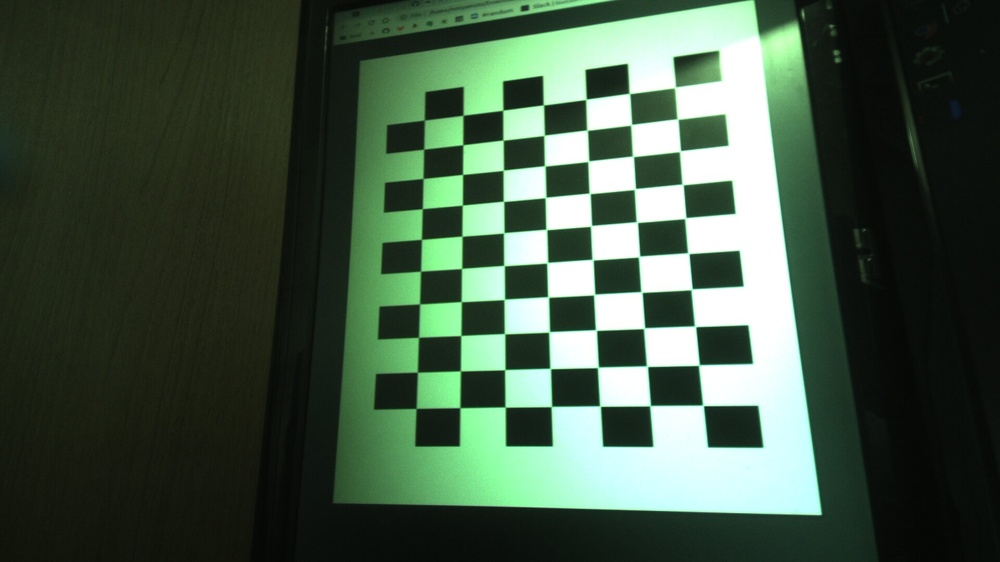
#> input picture calib_images_right/calib_0.jpg, 1000 x 562 px, shrunk from 1920 x 1080 before the run; its folder holds only this picture in this run
$ python calibrate_camera.py
#> lines starting #> are read from the running program, lines starting #| are printed output that depends on the picture; long printed decimals are rounded
import cv2
import numpy as np
import glob

square_size = 2.2      # rect size [cm]
pattern_size = (10, 7)

pattern_points = np.zeros( (np.prod(pattern_size), 3), np.float32 )
pattern_points[:,:2] = np.indices(pattern_size).T.reshape(-1, 2)
pattern_points *= square_size
objpoints = []
imgpoints = []
criteria = (cv2.TERM_CRITERIA_EPS + cv2.TERM_CRITERIA_MAX_ITER, 30, 0.001)

# path of calibration images
#images = files =glob.glob("./calib_images_left/*.jpg")
images = files =glob.glob("./calib_images_right/*.jpg")

def main():
    # extract corners from chess board images
    for image in images:
        # show filename
        print(image)

        # load images
        bgr = cv2.imread(image, cv2.IMREAD_COLOR)
#> bgr is the input picture: shape (562, 1000, 3); mean B, G, R 69, 86.7, 67.2
        gray = cv2.cvtColor(bgr, cv2.COLOR_BGR2GRAY)
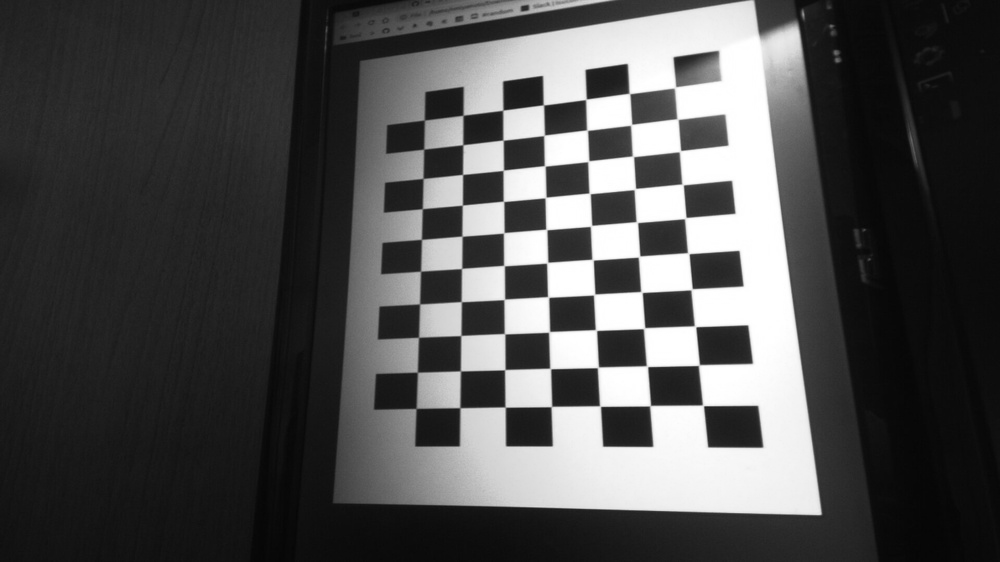
#> gray: shape (562, 1000); min 5, max 255, mean 78.9

        # find corner from chessboard
        ret, corners = cv2.findChessboardCorners(gray, pattern_size, None)
#> ret = True; corners = 70 rows, first 8: [674.9, 87.47], [677.4, 119.2], [680.1, 151], [682.8, 184.7], [685.7, 217.7], [688.7, 253.7], [691.7, 289.1], [695.9, 326.7]

        if ret == True:
            print("corner detected!!!")
            corners2 = cv2.cornerSubPix(gray,corners,(11,11),(-1,-1),criteria)
#> corners2 = 70 rows, first 8: [675.1, 87.5], [677.5, 119.1], [680, 151.2], [682.6, 184.4], [685.4, 218.1], [688.3, 253.2], [691.6, 289.3], [695.1, 326.3]

            # Draw and display the corners
            img = cv2.drawChessboardCorners(bgr, pattern_size, corners2,ret)
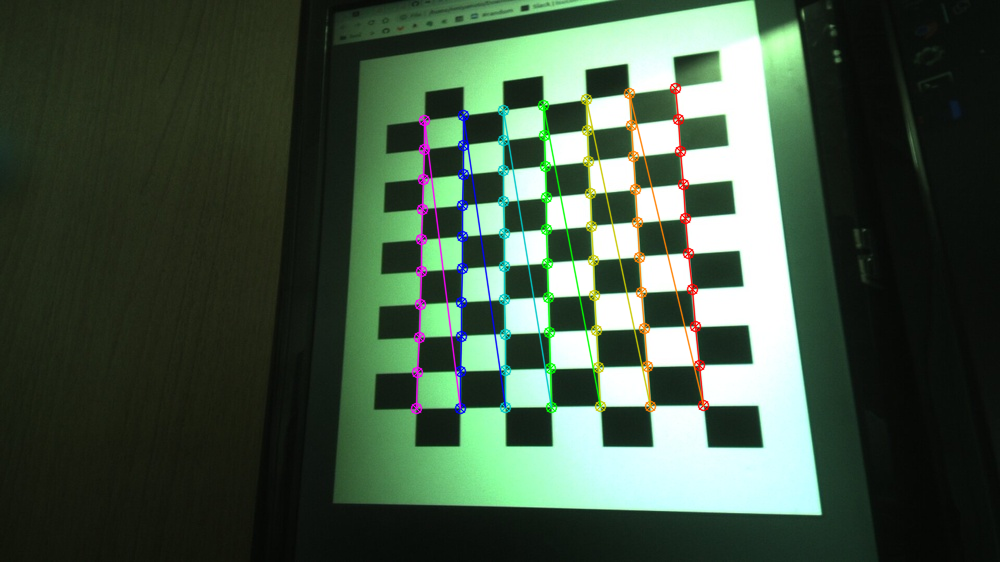
#> img: shape (562, 1000, 3); mean B, G, R 68.5, 85.9, 67.3
            cv2.imshow('img',img)
            cv2.waitKey(0)

            imgpoints.append(corners.reshape(-1, 2))
            objpoints.append(pattern_points)

    # calibrate camera parameters
    ret, mtx, dist, rvecs, tvecs = cv2.calibrateCamera(objpoints, imgpoints, gray.shape[::-1], None, None)
#> ret = 0.186; mtx = [[849.2, 0, 475.9], [0, 651.5, 264.3], [0, 0, 1]]; dist = [[0.0324, 2.12, 0.00111, -0.0061, -10.97]]; rvecs = ([0.0406, 0.468, 1.5],); tvecs = ([9.74, -11.24, 41.93],)

    # save camera parameters
    np.save("mtx", mtx)
    np.save("dist", dist.ravel())

    # show parameters
    print("RMS = ", ret)
#| RMS =  0.1861
    print("mtx = \n", mtx)
#| mtx =
#|  [[849.244   0.         475.878]
#|  [  0.         651.524  264.292]
#|  [  0.           0.           1.        ]]
    print("dist = ", dist.ravel())
#| dist =  [ 3.23602661e-02  2.11966415e+00  1.11295613e-03 -6.10089460e-03
#|  -1.09681503e+01]

    cv2.destroyAllWindows()


if __name__ == '__main__':
    main()

$ run again, on calib_images_right/calib_4.jpg
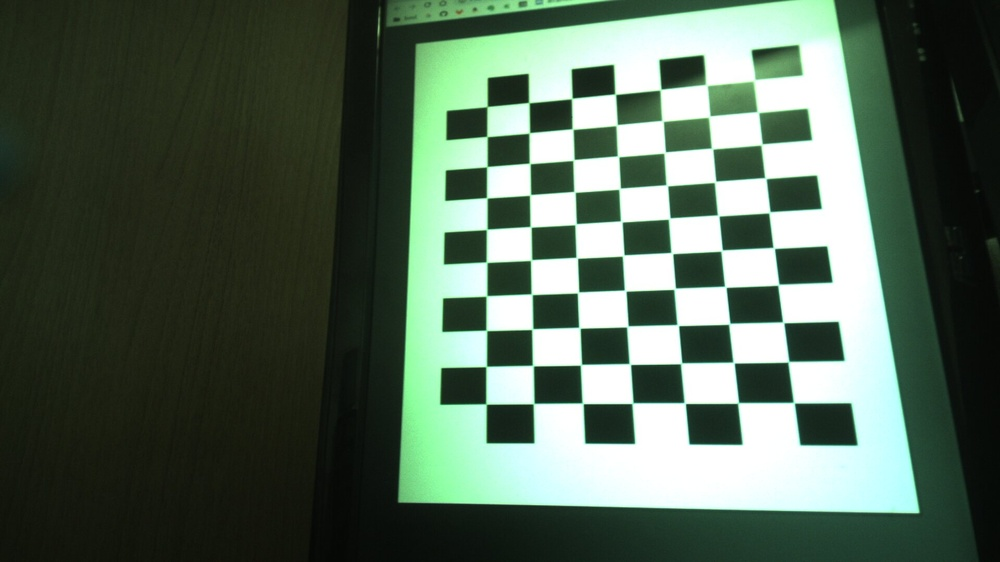
#> input picture calib_images_right/calib_4.jpg, 1000 x 562 px, shrunk from 1920 x 1080 before the run
#> in main, bgr is the input picture: shape (562, 1000, 3); mean B, G, R 87, 102.4, 84.6
#> in main, `gray = cv2.cvtColor(bgr, cv2.COLOR_BGR2GRAY)`:
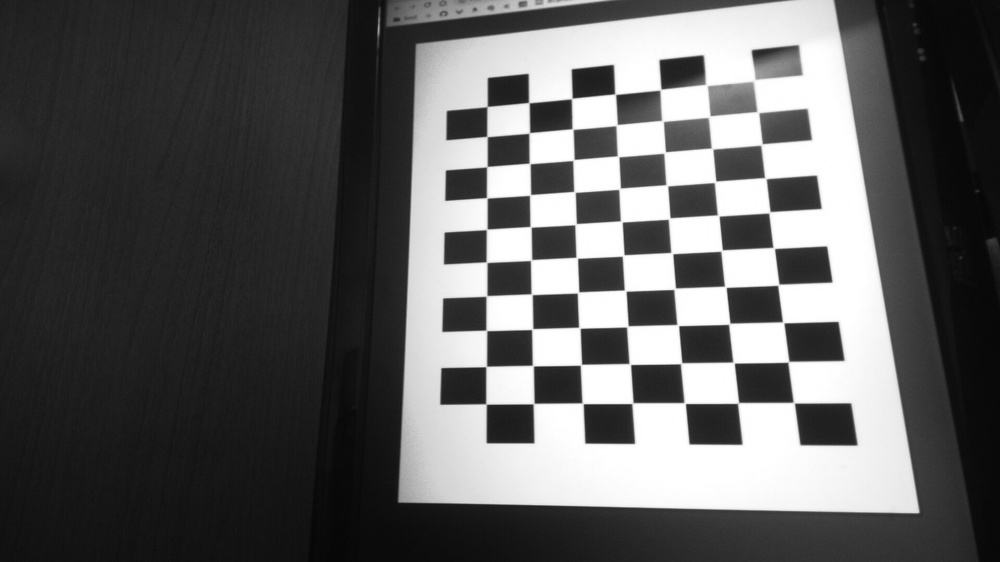
#> gray: shape (562, 1000); min 5, max 255, mean 95.3
#> in main, `ret, corners = cv2.findChessboardCorners(gray, pattern_size, None)`: ret = True; corners = 70 rows, first 8: [753.9, 80.11], [757.7, 112.2], [761.7, 144.5], [765.6, 178.4], [769.5, 212.3], [774, 247.9], [778.5, 284.7], [783.4, 322.7]
#> corners2 = 70 rows, first 8: [754, 80.42], [758.1, 112.2], [761.5, 144.5], [765.5, 178.2], [769.4, 212.3], [773.7, 247.9], [778.3, 284.7], [783.2, 322.4]
#> in main, `img = cv2.drawChessboardCorners(bgr, pattern_size, corners2,ret)`:
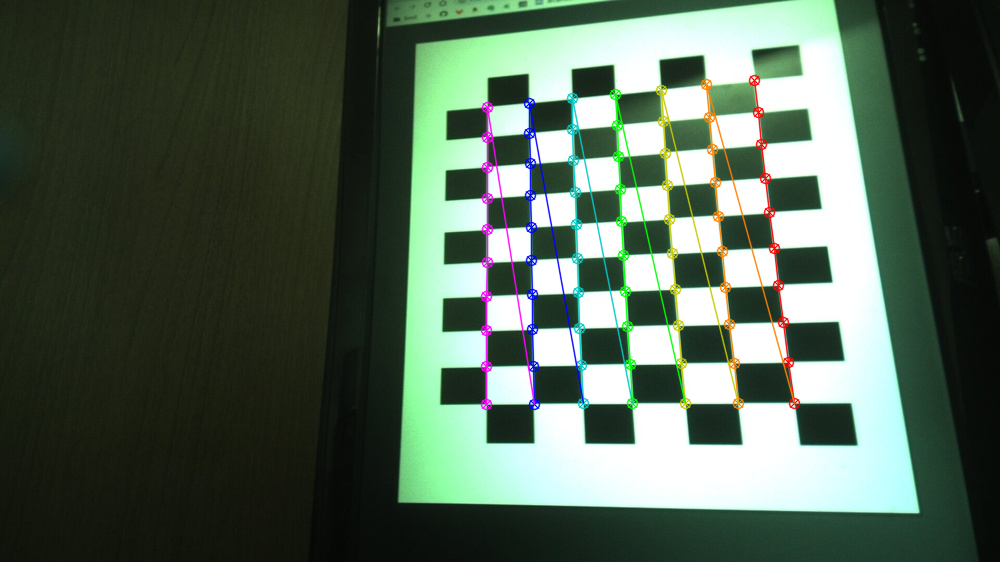
#> img: shape (562, 1000, 3); mean B, G, R 85.9, 101.2, 84.2
#> in main, `ret, mtx, dist, rvecs, tvecs = cv2.calibrateCamera(objpoints, imgpoint..`: ret = 0.253; mtx = [[829.8, 0, 481.9], [0, 636.9, 268.9], [0, 0, 1]]; dist = [[0.142, 0.122, 0.000905, -0.00626, -1.43]]; rvecs = ([-0.0287, 0.402, 1.52],); tvecs = ([13.12, -11.8, 40.52],)
#| RMS =  0.2534
#| mtx =
#|  [[829.828   0.         481.868]
#|  [  0.         636.861 268.855]
#|  [  0.           0.           1.        ]]
#| dist =  [ 1.41763025e-01  1.21816635e-01  9.05347544e-04 -6.25601066e-03
#|  -1.43464917e+00]

$ run again, on calib_images_right/calib_6.jpg
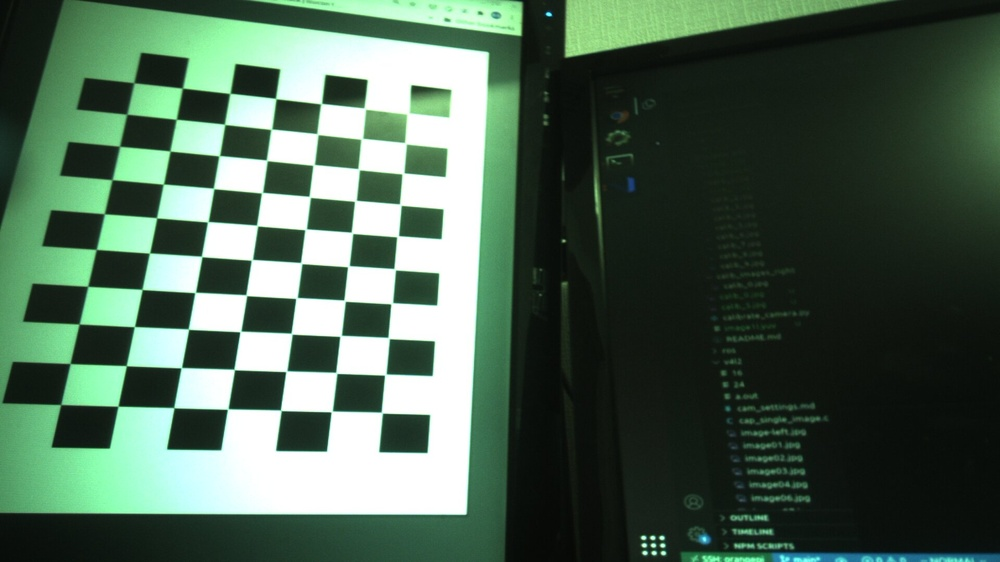
#> input picture calib_images_right/calib_6.jpg, 1000 x 562 px, shrunk from 1920 x 1080 before the run
#> in main, bgr is the input picture: shape (562, 1000, 3); mean B, G, R 82.2, 99.6, 75.9
#> in main, `gray = cv2.cvtColor(bgr, cv2.COLOR_BGR2GRAY)`:
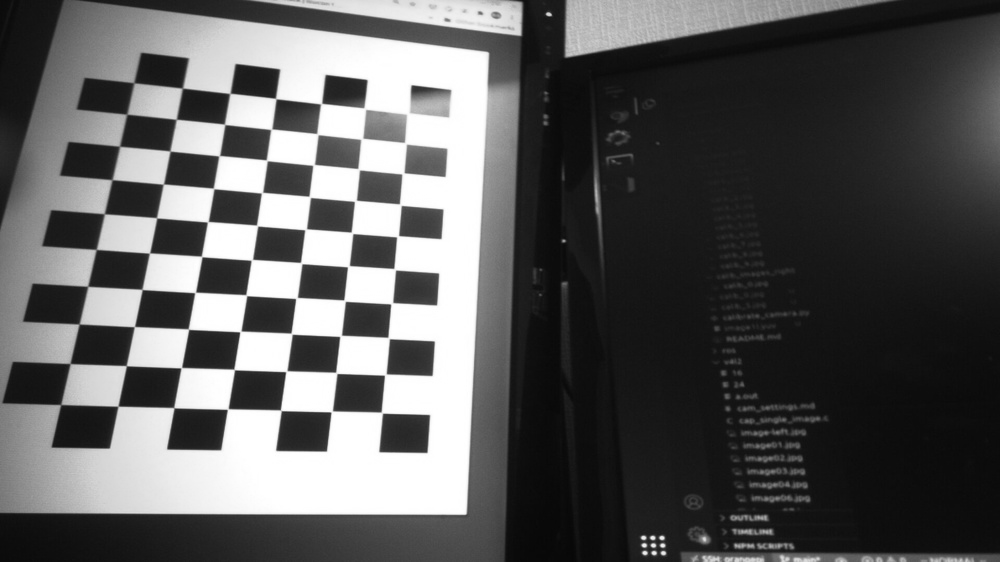
#> gray: shape (562, 1000); min 7, max 255, mean 90.5
#> in main, `ret, corners = cv2.findChessboardCorners(gray, pattern_size, None)`: ret = True; corners = 70 rows, first 8: [407.2, 115], [404.5, 142.6], [402.9, 173.5], [399.7, 204], [397.9, 236], [393.9, 268.5], [390.7, 304.2], [388, 337.4]
#> corners2 = 70 rows, first 8: [407.5, 113.7], [405.7, 143.4], [402.8, 173.5], [400.4, 204.6], [397.5, 236.3], [394.6, 269.2], [391.6, 303.3], [388.6, 338]
#> in main, `img = cv2.drawChessboardCorners(bgr, pattern_size, corners2,ret)`:
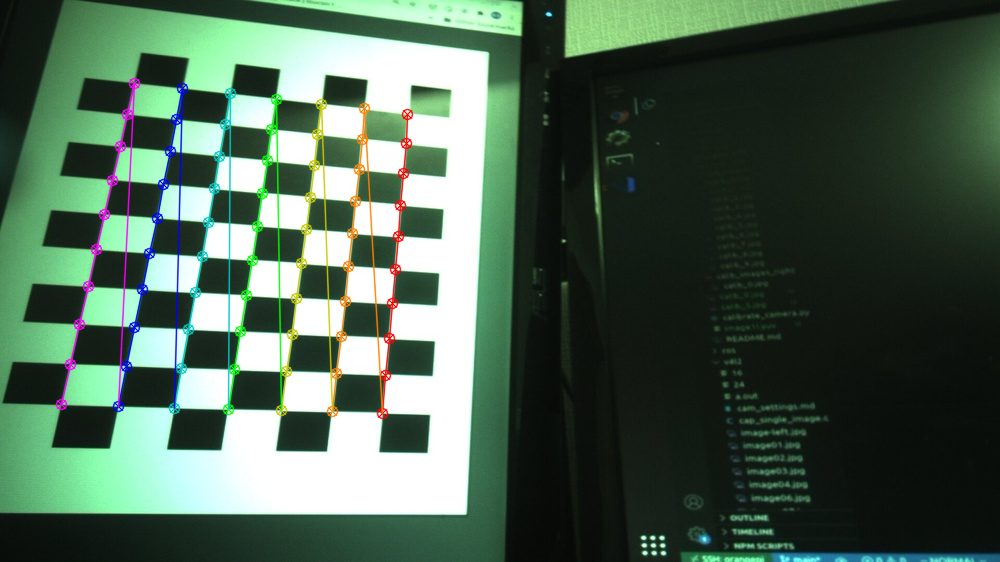
#> img: shape (562, 1000, 3); mean B, G, R 81.4, 98.6, 75.7
#> in main, `ret, mtx, dist, rvecs, tvecs = cv2.calibrateCamera(objpoints, imgpoint..`: ret = 0.239; mtx = [[713.3, 0, 463.6], [0, 539, 265.9], [0, 0, 1]]; dist = [[0.147, -0.381, -0.00129, 0.00199, 0.354]]; rvecs = ([-0.353, 0.0389, 1.62],); tvecs = ([-2.9, -10.43, 37.28],)
#| RMS =  0.2388
#| mtx =
#|  [[713.252   0.         463.633]
#|  [  0.         538.960  265.940]
#|  [  0.           0.           1.        ]]
#| dist =  [ 0.1475 -0.381 -0.001292  0.001987  0.3545 ]

$ run again, on calib_images_right/calib_1.jpg
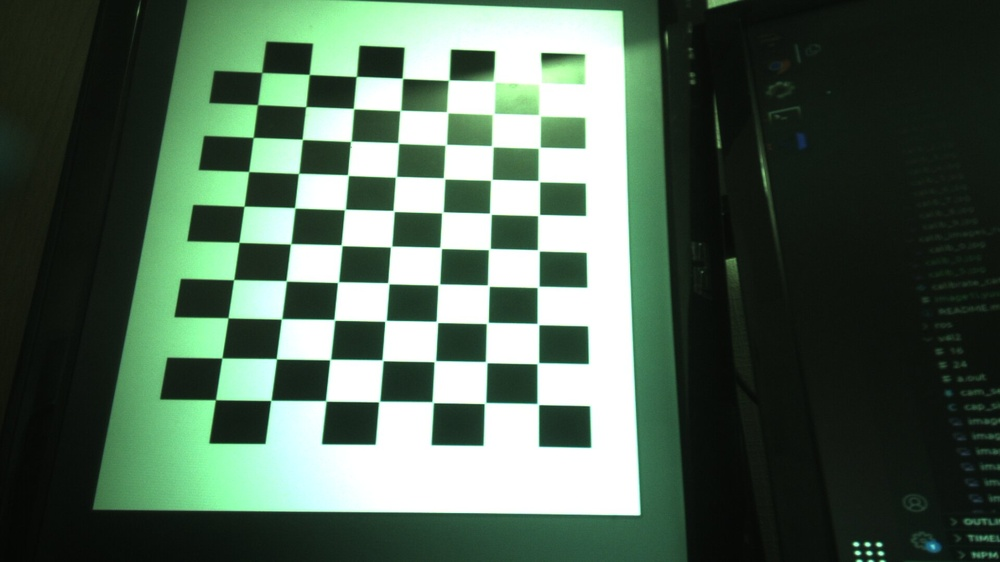
#> input picture calib_images_right/calib_1.jpg, 1000 x 562 px, shrunk from 1920 x 1080 before the run
#> in main, bgr is the input picture: shape (562, 1000, 3); mean B, G, R 84.9, 100.7, 80.3
#> in main, `gray = cv2.cvtColor(bgr, cv2.COLOR_BGR2GRAY)`:
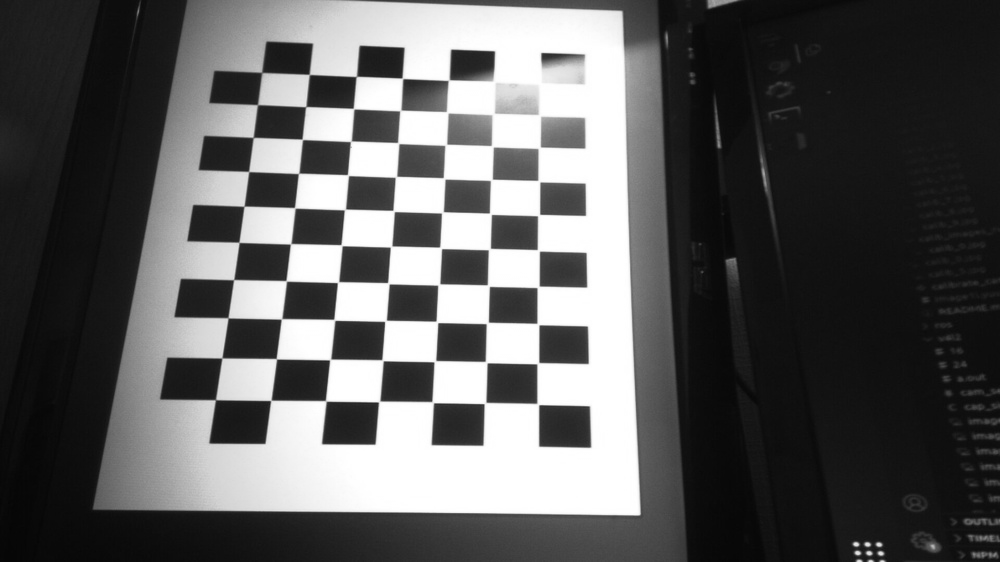
#> gray: shape (562, 1000); min 5, max 255, mean 92.8
#> in main, `ret, corners = cv2.findChessboardCorners(gray, pattern_size, None)`: ret = True; corners = 70 rows, first 8: [540.3, 83.2], [539.5, 115.7], [538.4, 148.4], [538.6, 181.4], [538.7, 215.2], [538.4, 250.3], [537.2, 287.7], [539, 324.8]
#> corners2 = 70 rows, first 8: [539, 84.67], [540.4, 115.8], [539.1, 147.7], [539, 181.2], [538.6, 215.1], [538.4, 250.4], [538.1, 286.8], [538, 324.1]
#> in main, `img = cv2.drawChessboardCorners(bgr, pattern_size, corners2,ret)`:
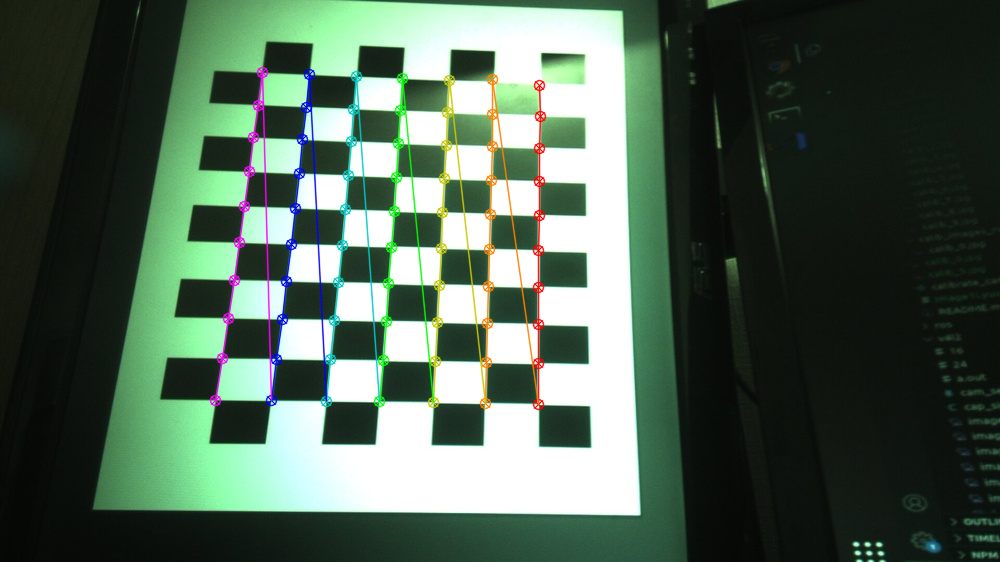
#> img: shape (562, 1000, 3); mean B, G, R 83.9, 99.5, 79.9
#> in main, `ret, mtx, dist, rvecs, tvecs = cv2.calibrateCamera(objpoints, imgpoint..`: ret = 0.515; mtx = [[981.3, 0, 508.1], [0, 772.6, 277.6], [0, 0, 1]]; dist = [[0.097, 1.85, 0.00065, 0.000246, -11.45]]; rvecs = ([-0.308, 0.227, 1.58],); tvecs = ([1.51, -11.93, 47.96],)
#| RMS =  0.5154
#| mtx =
#|  [[981.285   0.         508.115]
#|  [  0.         772.642 277.615]
#|  [  0.           0.           1.        ]]
#| dist =  [ 9.70165055e-02  1.85168079e+00  6.49711752e-04  2.45933895e-04
#|  -1.14472725e+01]
